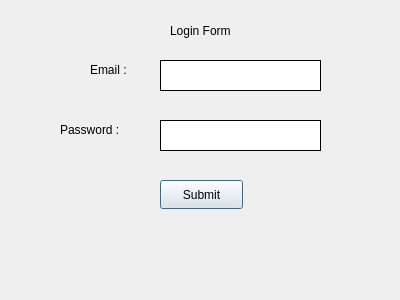
<?xml version="1.0" encoding="UTF-8"?>
<ui version="4.0">
 <class>Login</class>
 <widget class="QDialog" name="Login">
  <property name="geometry">
   <rect>
    <x>0</x>
    <y>0</y>
    <width>400</width>
    <height>300</height>
   </rect>
  </property>
  <property name="windowTitle">
   <string>Dialog</string>
  </property>
  <widget class="QLabel" name="label_2">
   <property name="geometry">
    <rect>
     <x>90</x>
     <y>60</y>
     <width>63</width>
     <height>20</height>
    </rect>
   </property>
   <property name="text">
    <string>Email :</string>
   </property>
  </widget>
  <widget class="QLabel" name="label">
   <property name="geometry">
    <rect>
     <x>170</x>
     <y>10</y>
     <width>91</width>
     <height>41</height>
    </rect>
   </property>
   <property name="text">
    <string>Login Form</string>
   </property>
  </widget>
  <widget class="QLabel" name="label_3">
   <property name="geometry">
    <rect>
     <x>60</x>
     <y>120</y>
     <width>71</width>
     <height>20</height>
    </rect>
   </property>
   <property name="text">
    <string>Password :</string>
   </property>
  </widget>
  <widget class="QPushButton" name="pushButton">
   <property name="geometry">
    <rect>
     <x>160</x>
     <y>180</y>
     <width>83</width>
     <height>29</height>
    </rect>
   </property>
   <property name="styleSheet">
    <string notr="true"/>
   </property>
   <property name="text">
    <string>Submit</string>
   </property>
  </widget>
  <widget class="QTextEdit" name="textEdit_2">
   <property name="geometry">
    <rect>
     <x>160</x>
     <y>120</y>
     <width>161</width>
     <height>31</height>
    </rect>
   </property>
   <property name="styleSheet">
    <string notr="true">border : 1px solid black;</string>
   </property>
  </widget>
  <widget class="QTextEdit" name="textEdit">
   <property name="geometry">
    <rect>
     <x>160</x>
     <y>60</y>
     <width>161</width>
     <height>31</height>
    </rect>
   </property>
   <property name="styleSheet">
    <string notr="true">border : 1px solid black;</string>
   </property>
  </widget>
 </widget>
 <resources/>
 <connections/>
</ui>
